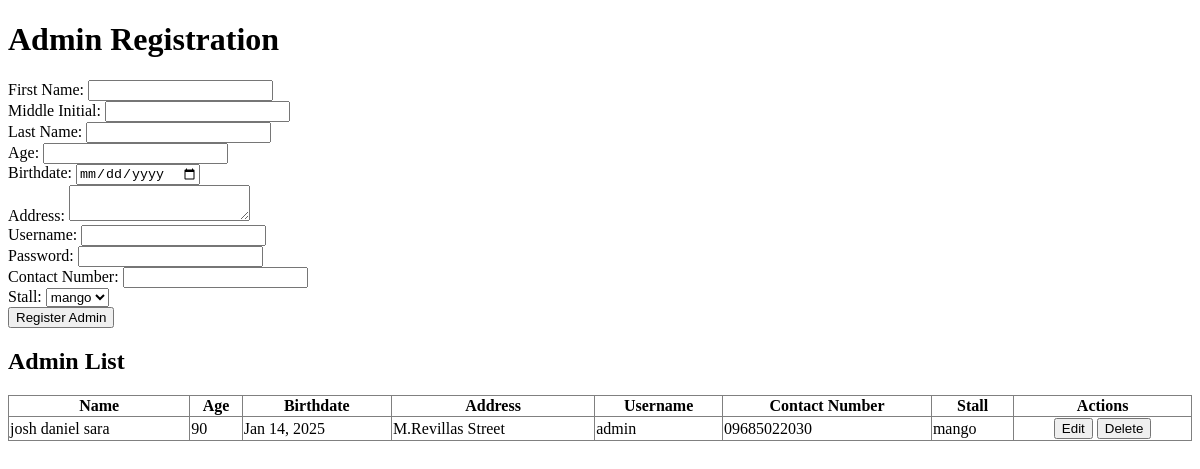
/register_admin, run on an earlier commit of the app's database.
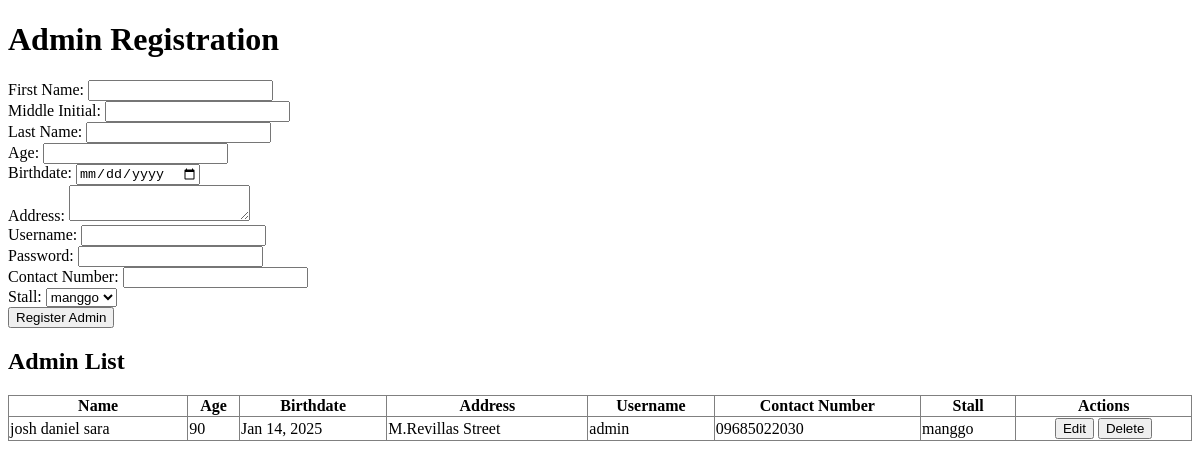
And on a later commit of the database.
### TriadApp/models.py (models this page shows, shortened)
class AdminProfile(models.Model):
    firstname = models.CharField(max_length=50)
    middle_initial = models.CharField(max_length=1, blank=True, null=True)
    lastname = models.CharField(max_length=50)
    age = models.IntegerField()
    birthdate = models.DateField()
    address = models.TextField()
    username = models.CharField(max_length=50, unique=True)
    password = models.CharField(max_length=100)  # Remember to hash passwords
    contact_number = models.CharField(max_length=15)
    stall = models.ForeignKey('Stall', on_delete=models.CASCADE, related_name="admins")

class Stall(models.Model):
    store_id = models.UUIDField(default=uuid.uuid4, editable=False, unique=True)
    name = models.CharField(max_length=255)
    logo = models.ImageField(upload_to='stall_logos/')
    contact_number = models.CharField(max_length=15)
    is_active = models.BooleanField(default=True)  # Add is_active field with default value True

### TriadApp/accounts.py (the view, shortened to what this page needs)
# urls.py: path('register_admin', accounts.register_admin, name='register_admin'),
def register_admin(request):
    stalls = Stall.objects.all()
    admins = AdminProfile.objects.all()
    return render(request, 'TriadApp/superadmin/register_admin.html', {
        'stalls': stalls,
        'admins': admins
    })

### TriadApp/templates/TriadApp/superadmin/register_admin.html (shortened to what this page needs)
<!DOCTYPE html>
<html lang="en">
<head>
</head>
<body>
    <h1>Admin Registration</h1>
    <form method="POST" enctype="multipart/form-data">
        <label for="firstname">First Name:</label>
        <input type="text" id="firstname" name="firstname" required><br>
        <label for="middle_initial">Middle Initial:</label>
        <input type="text" id="middle_initial" name="middle_initial"><br>
        <label for="lastname">Last Name:</label>
        <input type="text" id="lastname" name="lastname" required><br>
        <label for="age">Age:</label>
        <input type="number" id="age" name="age" required><br>
        <label for="birthdate">Birthdate:</label>
        <input type="date" id="birthdate" name="birthdate" required><br>
        <label for="address">Address:</label>
        <textarea id="address" name="address" required></textarea><br>
        <label for="username">Username:</label>
        <input type="text" id="username" name="username" required><br>
        <label for="password">Password:</label>
        <input type="password" id="password" name="password" required><br>
        <label for="contact_number">Contact Number:</label>
        <input type="text" id="contact_number" name="contact_number" required><br>
        <label for="stall">Stall:</label>
        <select id="stall" name="stall" required>
            {% for stall in stalls %}
            <option value="{{ stall.id }}">{{ stall.name }}</option>
            {% endfor %}
        </select><br>
        <button type="submit">Register Admin</button>
    </form>
    <h2>Admin List</h2>
    <table border="1" style="width: 100%; border-collapse: collapse; margin-top: 20px;">
        <thead>
            <tr>
                <th>Name</th>
                <th>Age</th>
                <th>Birthdate</th>
                <th>Address</th>
                <th>Username</th>
                <th>Contact Number</th>
                <th>Stall</th>
                <th>Actions</th>
            </tr>
        </thead>
        <tbody>
            {% for admin in admins %}
            <tr>
                <td>{{ admin.firstname }} {{ admin.middle_initial }} {{ admin.lastname }}</td>
                <td>{{ admin.age }}</td>
                <td>{{ admin.birthdate|date:"M d, Y" }}</td>
                <td>{{ admin.address }}</td>
                <td>{{ admin.username }}</td>
                <td>{{ admin.contact_number }}</td>
                <td>{{ admin.stall.name }}</td>
                <td style="text-align: center;">
                    <button data-admin='{"id": "{{ admin.id }}",
                            "firstname": "{{ admin.firstname|escapejs }}",
                            "middle_initial": "{{ admin.middle_initial|escapejs }}",
                            "lastname": "{{ admin.lastname|escapejs }}",
                            "age": "{{ admin.age }}",
                            "birthdate": "{{ admin.birthdate|date:'Y-m-d' }}",
                            "address": "{{ admin.address|escapejs }}",
                            "username": "{{ admin.username|escapejs }}",
                            "contact_number": "{{ admin.contact_number|escapejs }}",
                            "stall_id": "{{ admin.stall.id }}"}'
                            onclick="editAdmin(this)"
                            class="btn btn-primary btn-sm">Edit</button>
                    <button onclick="deleteAdmin('{{ admin.id }}')" class="btn btn-danger btn-sm">
                        Delete
                    </button>
                </td>
            </tr>
            {% endfor %}
        </tbody>
    </table>
</body>
</html>

What changed in the data, as far as the page shows it:
changed through a linked row, AdminProfile "josh": stall.name "mango" → "manggo"
Also different on the page:
form field stall: "mango" → "manggo"
